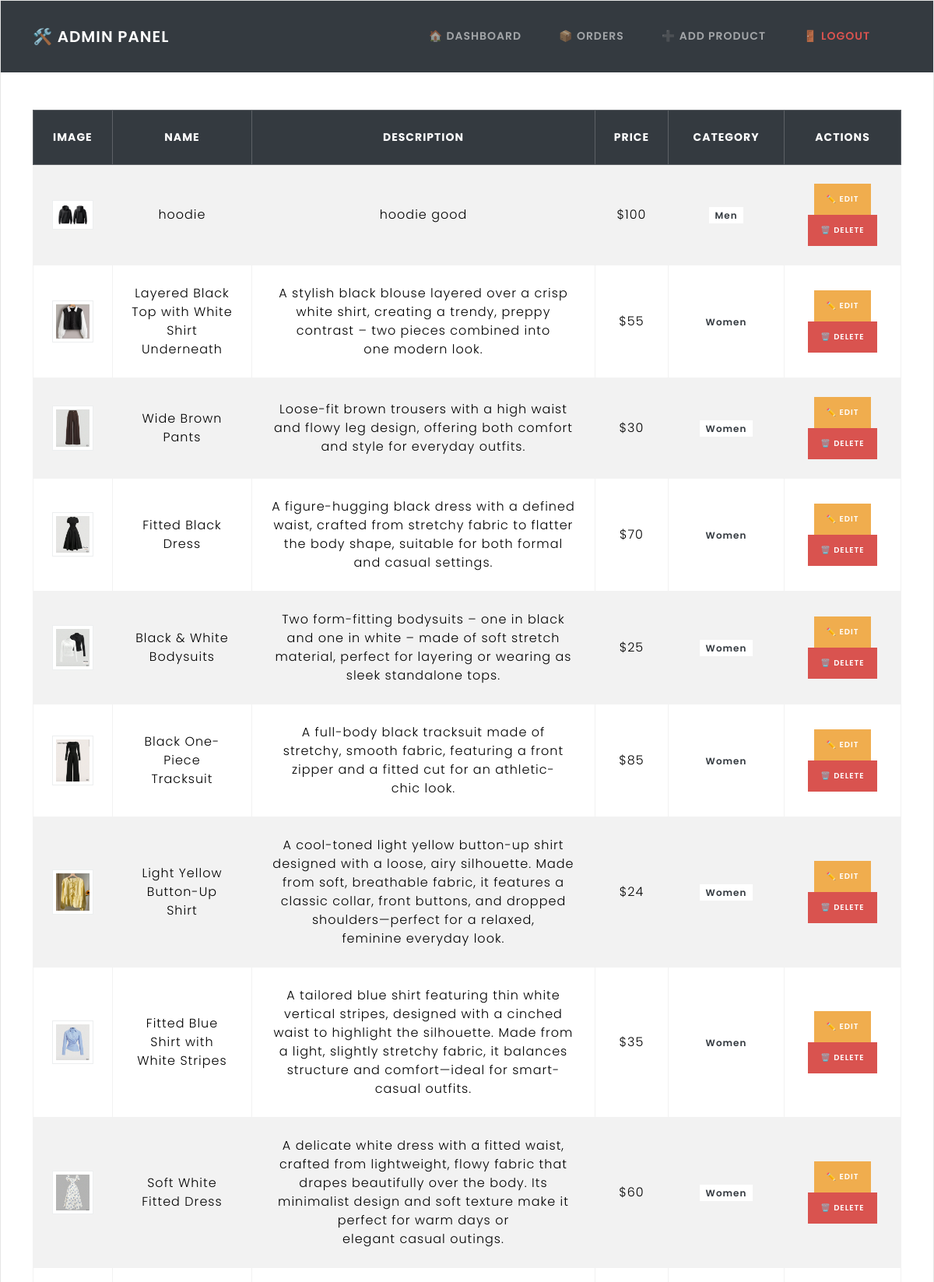
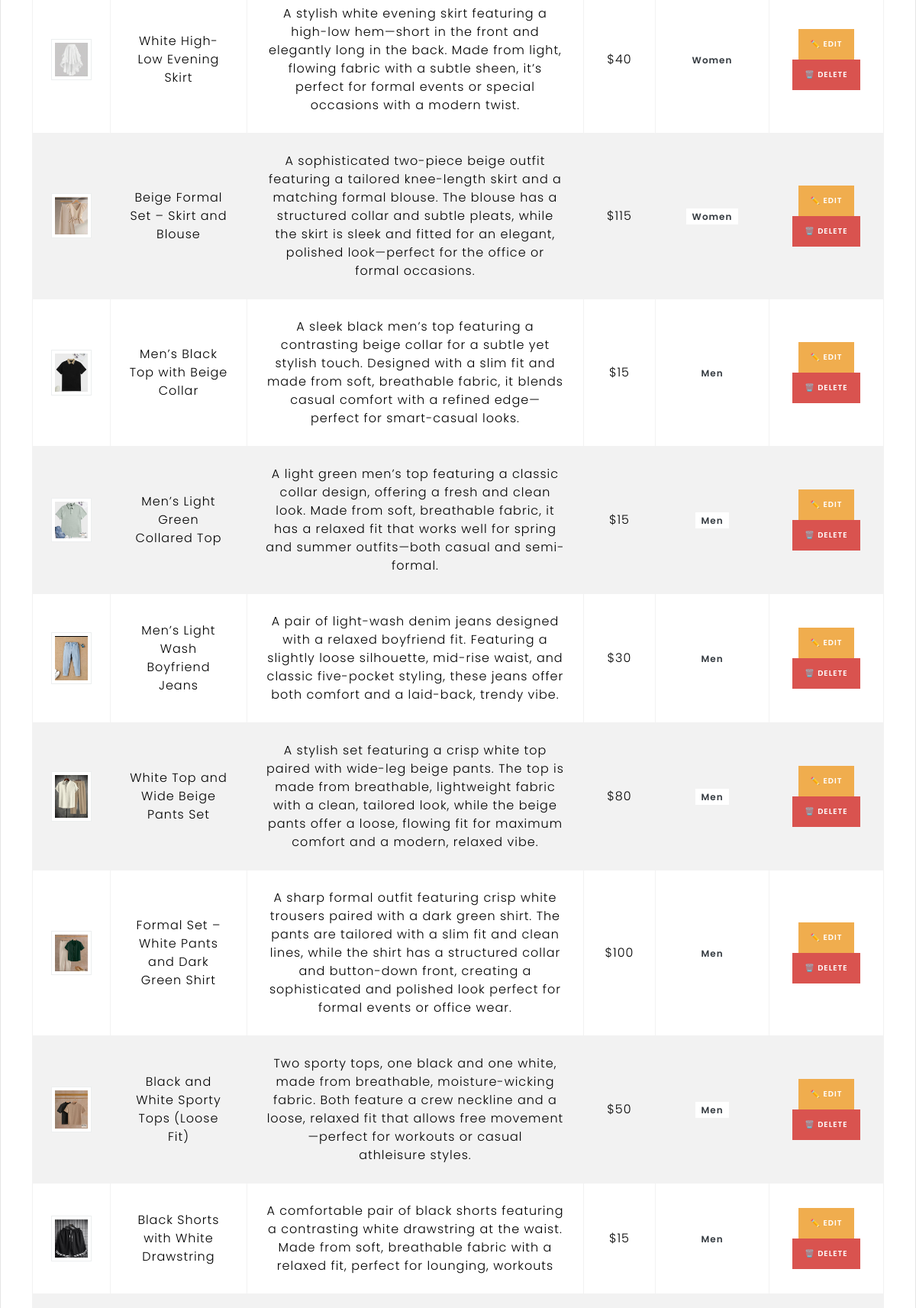
/admin.php (signed in, upper part), run on the app's committed database (2 pictures, top to bottom).
### tables this page shows
CREATE TABLE `products` (
  `id` int(11) NOT NULL,
  `name` varchar(100) NOT NULL,
  `price` float NOT NULL,
  `description` text DEFAULT NULL,
  `image` varchar(255) DEFAULT NULL,
  `category_id` int(11) DEFAULT NULL,
  `stock_xs` int(11) NOT NULL DEFAULT 0,
  `stock_s` int(11) NOT NULL DEFAULT 0,
  `stock_m` int(11) NOT NULL DEFAULT 0,
  `stock_l` int(11) NOT NULL DEFAULT 0,
  `stock_xl` int(11) NOT NULL DEFAULT 0,
  `stock_xxl` int(11) NOT NULL DEFAULT 0
);

CREATE TABLE `categories` (
  `id` int(11) NOT NULL,
  `name` varchar(50) NOT NULL
);

### admin.php (the view, shortened to what this page needs)
<?php
include 'db.php';
$query = "SELECT products.*, categories.name AS category_name
          FROM products
          LEFT JOIN categories ON products.category_id = categories.id";
$result = mysqli_query($conn, $query);
?>
<!DOCTYPE html>
<html>
<?php include 'head.php'; ?>
<body class="bg-light">
<?php include 'navbar_admin.php'; ?>
<div class="container py-5">
    <div class="table-responsive">
        <table class="table table-striped table-bordered align-middle text-center">
            <thead class="table-dark">
                <tr>
                    <th>Image</th>
                    <th>Name</th>
                    <th>Description</th>
                    <th>Price</th>
                    <th>Category</th>
                    <th style="width: 150px;">Actions</th>
                </tr>
            </thead>
            <tbody>
                <?php while ($row = mysqli_fetch_assoc($result)) { ?>
                    <tr>
                        <td><img src="uploads/<?php echo htmlspecialchars($row['image'], ENT_QUOTES, 'UTF-8'); ?>" alt="<?php echo htmlspecialchars($row['name'], ENT_QUOTES, 'UTF-8'); ?>" width="80" class="img-thumbnail"></td>
                        <td><?php echo htmlspecialchars($row['name'], ENT_QUOTES, 'UTF-8'); ?></td>
                        <td><?php echo htmlspecialchars($row['description'], ENT_QUOTES, 'UTF-8'); ?></td>
                        <td>$<?php echo htmlspecialchars($row['price'], ENT_QUOTES, 'UTF-8'); ?></td>
                        <td><span class="badge bg-secondary"><?php echo htmlspecialchars($row['category_name'], ENT_QUOTES, 'UTF-8'); ?></span></td>
                        <td>
                            <a href="edit.php?id=<?php echo $row['id']; ?>" class="btn btn-warning btn-sm">✏️ Edit</a>
                            <a href="delete.php?id=<?php echo $row['id']; ?>" class="btn btn-danger btn-sm" onclick="return confirm('Are you sure you want to delete this product?')">🗑️ Delete</a>
                        </td>
                    </tr>
                <?php } ?>
            </tbody>
        </table>
    </div>
</div>
</body>
</html>

### assets/css/style.css (style rules this page uses)
body { font-family: 'Poppins', sans-serif; background-color: #f9f9f9; }

### data on the page
products: image+name (picture), name "hoodie", description "hoodie good", price "100", category.name "Men"
products: image (picture), name "Layered Black Top with White Shirt Underneath", description "A stylish black blouse layered over a crisp white shirt, creating a trendy, preppy contrast – two pieces combined into one modern look.", price "55", category.name "Women"
products: image (picture), name "Wide Brown Pants", description "Loose-fit brown trousers with a high waist and flowy leg design, offering both comfort and style for everyday outfits.", price "30", category.name "Women"
products: image (picture), name "Fitted Black Dress", description "A figure-hugging black dress with a defined waist, crafted from stretchy fabric to flatter the body shape, suitable for both formal and casual settings.", price "70", category.name "Women"
products: image (picture), name "Black & White Bodysuits", description "Two form-fitting bodysuits – one in black and one in white – made of soft stretch material, perfect for layering or wearing as sleek standalone tops.", price "25", category.name "Women"
products: image (picture), name "Black One-Piece Tracksuit", description "A full-body black tracksuit made of stretchy, smooth fabric, featuring a front zipper and a fitted cut for an athletic-chic look.", price "85", category.name "Women"
products: image (picture), name "Light Yellow Button-Up Shirt", description "A cool-toned light yellow button-up shirt designed with a loose, airy silhouette. Made from soft, breathable fabric, it features a classic collar, front buttons, and dropped shoulders—perfect for a relaxed, feminine everyday look.", price "24", category.name "Women"
products: image (picture), name "Fitted Blue Shirt with White Stripes", description "A tailored blue shirt featuring thin white vertical stripes, designed with a cinched waist to highlight the silhouette. Made from a light, slightly stretchy fabric, it balances structure and comfort—ideal for smart-casual outfits.", price "35", category.name "Women"
products: image (picture), name "Soft White Fitted Dress", description "A delicate white dress with a fitted waist, crafted from lightweight, flowy fabric that drapes beautifully over the body. Its minimalist design and soft texture make it perfect for warm days or elegant casual outings.", price "60", category.name "Women"
products: image (picture), name "White High-Low Evening Skirt", description "A stylish white evening skirt featuring a high-low hem—short in the front and elegantly long in the back. Made from light, flowing fabric with a subtle sheen, it’s perfect for formal events or special occasions with a modern twist.", price "40", category.name "Women"
products: image (picture), name "Beige Formal Set – Skirt and Blouse", description "A sophisticated two-piece beige outfit featuring a tailored knee-length skirt and a matching formal blouse. The blouse has a structured collar and subtle pleats, while the skirt is sleek and fitted for an elegant, polished look—perfect for the office or formal occasions.", price "115", category.name "Women"
products: image (picture), name "Men’s Black Top with Beige Collar", description "A sleek black men’s top featuring a contrasting beige collar for a subtle yet stylish touch. Designed with a slim fit and made from soft, breathable fabric, it blends casual comfort with a refined edge—perfect for smart-casual looks.", price "15", category.name "Men"
products: image (picture), name "Men’s Light Green Collared Top", description "A light green men’s top featuring a classic collar design, offering a fresh and clean look. Made from soft, breathable fabric, it has a relaxed fit that works well for spring and summer outfits—both casual and semi-formal.", price "15", category.name "Men"
products: image (picture), name "Men’s Light Wash Boyfriend Jeans", description "A pair of light-wash denim jeans designed with a relaxed boyfriend fit. Featuring a slightly loose silhouette, mid-rise waist, and classic five-pocket styling, these jeans offer both comfort and a laid-back, trendy vibe.", price "30", category.name "Men"
products: image (picture), name "White Top and Wide Beige Pants Set", description "A stylish set featuring a crisp white top paired with wide-leg beige pants. The top is made from breathable, lightweight fabric with a clean, tailored look, while the beige pants offer a loose, flowing fit for maximum comfort and a modern, relaxed vibe.", price "80", category.name "Men"
products: image (picture), name "Formal Set – White Pants and Dark Green Shirt", description "A sharp formal outfit featuring crisp white trousers paired with a dark green shirt. The pants are tailored with a slim fit and clean lines, while the shirt has a structured collar and button-down front, creating a sophisticated and polished look perfect for formal events or office wear.", price "100", category.name "Men"
products: image (picture), name "Black and White Sporty Tops (Loose Fit)", description "Two sporty tops, one black and one white, made from breathable, moisture-wicking fabric. Both feature a crew neckline and a loose, relaxed fit that allows free movement—perfect for workouts or casual athleisure styles.", price "50", category.name "Men"
products: image (picture), name "Black Shorts with White Drawstring", description "A comfortable pair of black shorts featuring a contrasting white drawstring at the waist. Made from soft, breathable fabric with a relaxed fit, perfect for lounging, workouts", price "15", category.name "Men"
